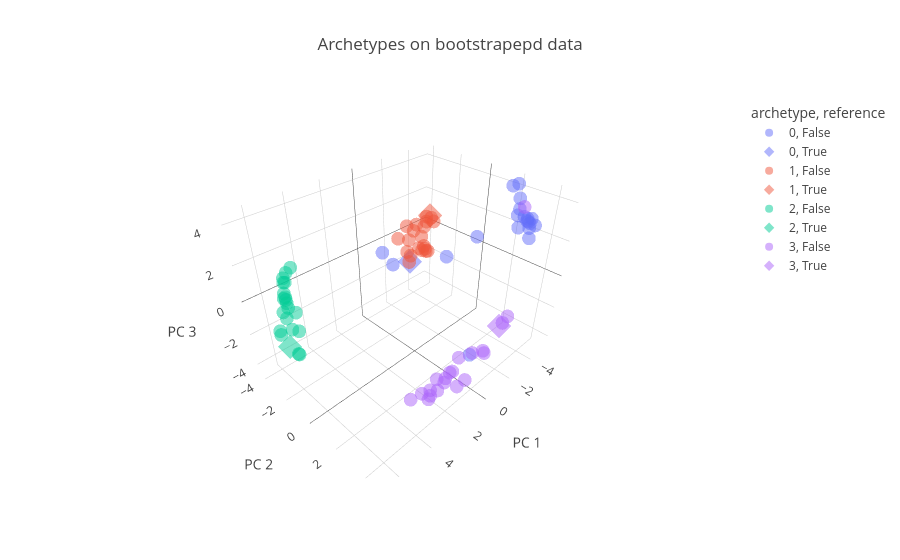

Notebook cell for this chart:
### Markdown cell above
We visualize the bootstrapping results:

### Code cell
pt.plot_bootstrap_3D(adata)

### Figure 1 — Plotly figure (JSON) as saved in the notebook; plotly's stock layout.template omitted (floating-point values rounded to 4 significant figures)
{"data": [{"customdata": [[1, 0, false], [2, 0, false], [3, 0, false], [4, 0, false], [5, 0, false], [6, 0, false], [7, 0, false], [8, 0, false], [9, 0, false], [10, 0, false], [11, 0, false], [12, 0, false], [13, 0, false], [14, 0, false], [15, 0, false], [16, 0, false], [17, 0, false], [18, 0, false], [19, 0, false], [20, 0, false]], "hovertemplate": "archetype=%{customdata[1]}<br>reference=%{customdata[2]}<br>PC 1=%{x}<br>PC 2=%{y}<br>PC 3=%{z}<br>iter=%{customdata[0]}<extra></extra>", "legendgroup": "0, False", "marker": {"color": "#636efa", "opacity": 0.5, "symbol": "circle"}, "mode": "markers", "name": "0, False", "scene": "scene", "showlegend": true, "type": "scatter3d", "x": [3.45, -2.995, -2.933, 1.124, -4.584, -3.351, -2.403, -3.033, -2.909, -2.633, -2.061, -4.868, -4.143, 0.02335, -2.897, -3.218, -3.091, -3.237, 3.559, 1.754], "y": [1.513, 3.998, 4.376, 4.473, 2.012, 3.208, 4.399, 3.456, 3.981, 4.275, 4.66, 2.143, 2.747, 3.475, 3.587, 4.017, 3.705, 3.791, 2.223, 3.354], "z": [3.687, 3.611, 3.589, -1.311, 4.243, 3.521, 3.663, 4.028, 3.784, 3.765, 3.403, 4.301, 3.967, 3.828, 3.205, 3.691, 3.713, 3.497, 3.502, 3.567]}, {"customdata": [[0, 0, true]], "hovertemplate": "archetype=%{customdata[1]}<br>reference=%{customdata[2]}<br>PC 1=%{x}<br>PC 2=%{y}<br>PC 3=%{z}<br>iter=%{customdata[0]}<extra></extra>", "legendgroup": "0, True", "marker": {"color": "#636efa", "opacity": 0.5, "symbol": "diamond"}, "mode": "markers", "name": "0, True", "scene": "scene", "showlegend": true, "type": "scatter3d", "x": [3.042], "y": [2.61], "z": [3.582]}, {"customdata": [[1, 1, false], [2, 1, false], [3, 1, false], [4, 1, false], [5, 1, false], [6, 1, false], [7, 1, false], [8, 1, false], [9, 1, false], [10, 1, false], [11, 1, false], [12, 1, false], [13, 1, false], [14, 1, false], [15, 1, false], [16, 1, false], [17, 1, false], [18, 1, false], [19, 1, false], [20, 1, false]], "hovertemplate": "archetype=%{customdata[1]}<br>reference=%{customdata[2]}<br>PC 1=%{x}<br>PC 2=%{y}<br>PC 3=%{z}<br>iter=%{customdata[0]}<extra></extra>", "legendgroup": "1, False", "marker": {"color": "#EF553B", "opacity": 0.5, "symbol": "circle"}, "mode": "markers", "name": "1, False", "scene": "scene", "showlegend": true, "type": "scatter3d", "x": [-4.996, -4.384, -3.911, -2.938, -3.27, -4.315, -4.084, -2.827, -3.876, -3.468, -4.541, -2.863, -4.031, -4.714, -4.475, -3.567, -4.527, -4.657, -4.731, -4.442], "y": [-3.558, -3.751, -3.105, -3.539, -3.574, -3.618, -3.912, -4.19, -3.937, -4.11, -3.703, -3.293, -3.614, -3.673, -3.519, -4.026, -3.478, -3.452, -3.702, -2.853], "z": [0.4716, -0.6519, -0.8539, -1.045, -1.455, -1.529, 0.2119, -0.3632, -0.1402, 0.2572, -0.0284, -1.605, -1.265, 0.2737, -1.444, -0.6762, -1.611, -1.648, 0.5838, 0.6693]}, {"customdata": [[0, 1, true]], "hovertemplate": "archetype=%{customdata[1]}<br>reference=%{customdata[2]}<br>PC 1=%{x}<br>PC 2=%{y}<br>PC 3=%{z}<br>iter=%{customdata[0]}<extra></extra>", "legendgroup": "1, True", "marker": {"color": "#EF553B", "opacity": 0.5, "symbol": "diamond"}, "mode": "markers", "name": "1, True", "scene": "scene", "showlegend": true, "type": "scatter3d", "x": [-4.886], "y": [-3.555], "z": [0.651]}, {"customdata": [[1, 2, false], [2, 2, false], [3, 2, false], [4, 2, false], [5, 2, false], [6, 2, false], [7, 2, false], [8, 2, false], [9, 2, false], [10, 2, false], [11, 2, false], [12, 2, false], [13, 2, false], [14, 2, false], [15, 2, false], [16, 2, false], [17, 2, false], [18, 2, false], [19, 2, false], [20, 2, false]], "hovertemplate": "archetype=%{customdata[1]}<br>reference=%{customdata[2]}<br>PC 1=%{x}<br>PC 2=%{y}<br>PC 3=%{z}<br>iter=%{customdata[0]}<extra></extra>", "legendgroup": "2, False", "marker": {"color": "#00cc96", "opacity": 0.5, "symbol": "circle"}, "mode": "markers", "name": "2, False", "scene": "scene", "showlegend": true, "type": "scatter3d", "x": [5.728, 6.095, 5.883, 6.36, 6.216, 5.919, 6.459, 6.491, 6.122, 6.606, 6.155, 6.046, 6.178, 6.667, 5.509, 6.366, 5.781, 5.304, 5.853, 6.224], "y": [-2.326, -2.012, -2.304, -1.857, -1.675, -2.089, -1.437, -0.4981, -1.183, -0.8341, -1.812, -2.051, -1.942, -1.856, -2.647, -1.328, -2.457, -2.532, -2.157, -2.834], "z": [-2.751, 1.277, 1.604, 0.478, 0.9942, 1.723, 0.4333, 0.2951, 0.7053, 0.2543, 1.07, 1.04, 1.077, -0.6296, 1.778, 1.012, 1.71, 2.008, -2.521, -1.264]}, {"customdata": [[0, 2, true]], "hovertemplate": "archetype=%{customdata[1]}<br>reference=%{customdata[2]}<br>PC 1=%{x}<br>PC 2=%{y}<br>PC 3=%{z}<br>iter=%{customdata[0]}<extra></extra>", "legendgroup": "2, True", "marker": {"color": "#00cc96", "opacity": 0.5, "symbol": "diamond"}, "mode": "markers", "name": "2, True", "scene": "scene", "showlegend": true, "type": "scatter3d", "x": [6.097], "y": [-2.43], "z": [-2.083]}, {"customdata": [[1, 3, false], [2, 3, false], [3, 3, false], [4, 3, false], [5, 3, false], [6, 3, false], [7, 3, false], [8, 3, false], [9, 3, false], [10, 3, false], [11, 3, false], [12, 3, false], [13, 3, false], [14, 3, false], [15, 3, false], [16, 3, false], [17, 3, false], [18, 3, false], [19, 3, false], [20, 3, false]], "hovertemplate": "archetype=%{customdata[1]}<br>reference=%{customdata[2]}<br>PC 1=%{x}<br>PC 2=%{y}<br>PC 3=%{z}<br>iter=%{customdata[0]}<extra></extra>", "legendgroup": "3, False", "marker": {"color": "#ab63fa", "opacity": 0.5, "symbol": "circle"}, "mode": "markers", "name": "3, False", "scene": "scene", "showlegend": true, "type": "scatter3d", "x": [-1.742, 1.775, 2.455, -5.152, 1.687, 2.548, 0.1047, -1.271, 0.06891, -0.8838, 1.033, 1.576, 1.993, -1.602, 2.935, 0.7388, 2.54, 3.445, -2.421, -1.395], "y": [4.202, 3.278, 3.309, 2.465, 4.341, 3.493, 2.642, 2.969, 2.786, 2.414, 2.568, 4.673, 3.835, 3.387, 3.31, 2.897, 3.469, 3.093, 4.032, 3.606], "z": [-1.298, -4.037, -4.096, 3.1, -3.013, -3.63, -4.478, -3.779, -4.315, -4.229, -4.333, -2.426, -2.9, -3.566, -3.326, -4.241, -3.285, -3.498, -1.374, -3.446]}, {"customdata": [[0, 3, true]], "hovertemplate": "archetype=%{customdata[1]}<br>reference=%{customdata[2]}<br>PC 1=%{x}<br>PC 2=%{y}<br>PC 3=%{z}<br>iter=%{customdata[0]}<extra></extra>", "legendgroup": "3, True", "marker": {"color": "#ab63fa", "opacity": 0.5, "symbol": "diamond"}, "mode": "markers", "name": "3, True", "scene": "scene", "showlegend": true, "type": "scatter3d", "x": [-2.144], "y": [3.795], "z": [-1.973]}], "layout": {"legend": {"title": {"text": "archetype, reference"}, "tracegroupgap": 0}, "scene": {"domain": {"x": [0, 1], "y": [0, 1]}, "xaxis": {"title": {"text": "PC 1"}}, "yaxis": {"title": {"text": "PC 2"}}, "zaxis": {"title": {"text": "PC 3"}}}, "title": {"text": "Archetypes on bootstrapepd data"}}}
